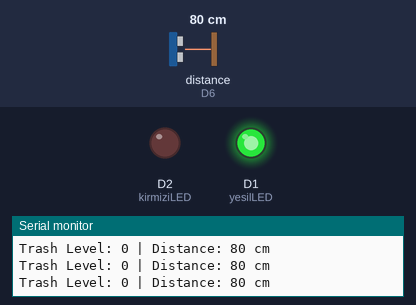
Recording of a sketch running on a simulated ESP8266 (NodeMCU). On the bench: output pins drawn as LEDs (lit = HIGH), the last lines printed to the serial monitor. Wiring (inferred from the names in the program): ultrasonic range finder: trigger D5; echo D6. Inputs (shaded band) come from the test bench; at power-on: distance to the obstacle (sensor on D6) 80 cm. The echo pulse lasts 58.3 µs per cm; WiFi joins after 1.5 s; servers stay silent unless stated; pins used as bus, display or sensor lines are not drawn.

Above: at 2.7 s.
2.8 s: distance to the obstacle (sensor on D6) set to 5 cm
4.3 s: distance to the obstacle (sensor on D6) set to 2 cm
At 5.4 s:
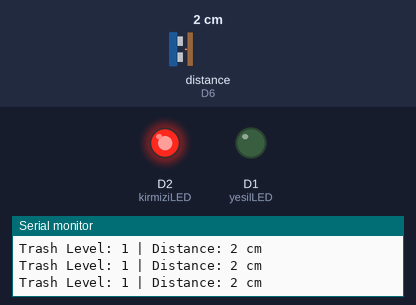
5.8 s: distance to the obstacle (sensor on D6) set to 4 cm
At 6.8 s:
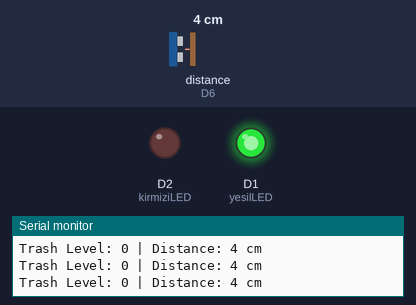
Timing chart, 0 to 8.8 s (numbered marks = the images above; inputs shaded):
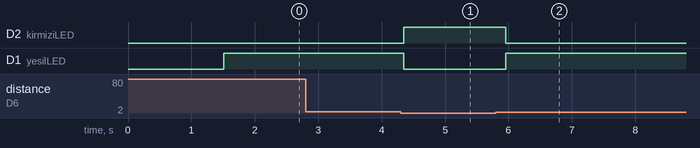

The sketch:

cop_kutusu_izleme__1_.ino
```cpp
#include <ESP8266WiFi.h>

const char* ssid = "WIFI_ADINIZ";
const char* password = "WIFI_SIFRENIZ";

String apiKey = "THINGSPEAK_WRITE_API_KEY";

WiFiClient client;

#define trigPin D5
#define echoPin D6

#define yesilLED D1
#define kirmiziLED D2

const char* server = "api.thingspeak.com";

unsigned long sonGondermeZamani = 0;
const unsigned long gondermeAraligi = 15000; // 15 saniye

long mesafeOlc() {
  digitalWrite(trigPin, LOW);
  delayMicroseconds(2);

  digitalWrite(trigPin, HIGH);
  delayMicroseconds(10);
  digitalWrite(trigPin, LOW);

  long sure = pulseIn(echoPin, HIGH, 30000);

  if (sure == 0) {
    return -1;
  }

  long mesafe = sure / 58;
  return mesafe;
}

void setup() {
  Serial.begin(115200);

  pinMode(trigPin, OUTPUT);
  pinMode(echoPin, INPUT);

  pinMode(yesilLED, OUTPUT);
  pinMode(kirmiziLED, OUTPUT);

  WiFi.begin(ssid, password);

  Serial.println("WiFi baglaniyor...");

  while (WiFi.status() != WL_CONNECTED) {
    delay(500);
    Serial.print(".");
  }

  Serial.println();
  Serial.println("WiFi baglandi");
  Serial.print("IP: ");
  Serial.println(WiFi.localIP());
}

void loop() {
  long mesafe = mesafeOlc();
  int trashLevel = 0;

  if (mesafe > 0 && mesafe < 4) {
    trashLevel = 1;
    digitalWrite(kirmiziLED, HIGH);
    digitalWrite(yesilLED, LOW);
  } else {
    trashLevel = 0;
    digitalWrite(kirmiziLED, LOW);
    digitalWrite(yesilLED, HIGH);
  }

  Serial.print("Trash Level: ");
  Serial.print(trashLevel);
  Serial.print(" | Distance: ");
  Serial.print(mesafe);
  Serial.println(" cm");

  if (millis() - sonGondermeZamani >= gondermeAraligi) {
    sonGondermeZamani = millis();

    if (client.connect(server, 80)) {
      String url = "/update?api_key=";
      url += apiKey;
      url += "&field1=";
      url += trashLevel;
      url += "&field2=";
      url += mesafe;

      client.print(String("GET ") + url + " HTTP/1.1\r\n" +
                   "Host: api.thingspeak.com\r\n" +
                   "Connection: close\r\n\r\n");

      Serial.println("ThingSpeak'e veri gonderildi");
    } else {
      Serial.println("ThingSpeak baglantisi basarisiz");
    }

    client.stop();
  }

  delay(200);
}
```

Measured:
- the behaviour switches between 4 and 3 cm on distance to the obstacle (sensor on D6) (found by bisection; images 0 and 1)
- after the input at 4.3 s, D2 (kirmiziLED): LOW → HIGH after 0.05 s; D1 (yesilLED): HIGH → LOW after 0.05 s
- after the input at 5.8 s, D2 (kirmiziLED): HIGH → LOW after 0.16 s; D1 (yesilLED): LOW → HIGH after 0.16 s
